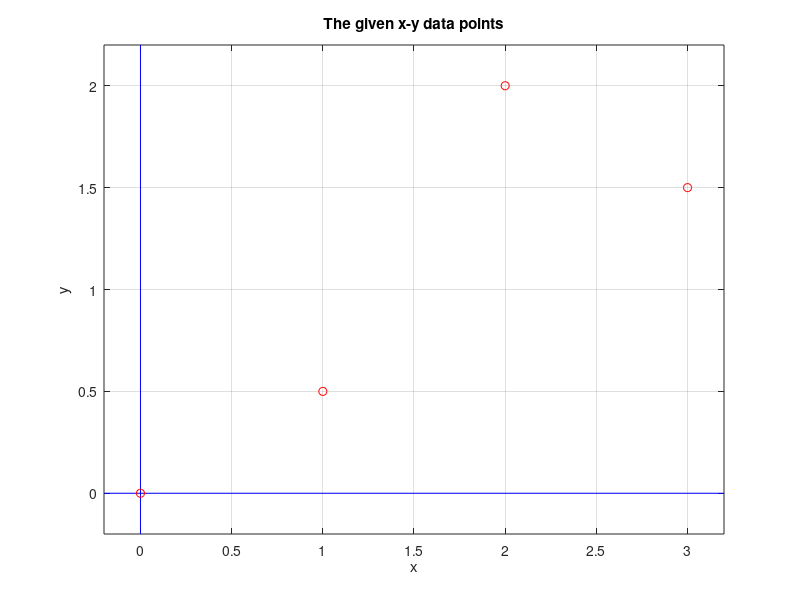

The MATLAB source for this figure: (Note: this script raises an error after producing the figure.)
echo on; clc;
%---------------------------------------------------------------------------
%A5_4   MATLAB script file for implementing Algorithm 5.4
%
% NUMERICAL METHODS: MATLAB Programs, (c) John H. Mathews 1995
% To accompany the text:
% NUMERICAL METHODS for Mathematics, Science and Engineering, 2nd Ed, 1992
% Prentice Hall, Englewood Cliffs, New Jersey, 07632, U.S.A.
% Prentice Hall, Inc.; USA, Canada, Mexico ISBN 0-13-624990-6
% Prentice Hall, International Editions:   ISBN 0-13-625047-5
% This free software is compliments of the author.
% E-mail address:      in%"mathews@fullerton.edu"
%
% Algorithm 5.4 (Cubic Splines).
% Section	5.3, Interpolation by Spline Functions, Page 297
%---------------------------------------------------------------------------

clc; clear all; format short;

% - - - - - - - - - - - - - - - - - - - - - - - - - - - - - - - - 
%
% This program finds the cubic spline interpolant.
%
% Given a set of data points
%
%      { (x , y ), (x , y ) ,..., (x , y ) }.
%          1   1     2   2          n   n
%
% The abscissas and ordinates are stored in X and Y, respectively.
%
% X = [x , x  ,..., x ];  Y = [y , y  ,..., y ];
%       1   2        n          1   2        n
%
% Remark. csfit.m  and cs.m  are used for Algorithm 5.4

pause % Press any key to continue.

clc;

% - - - - - - - - - - - - - - - - - - - - - - - - - - - - -
%
% Example 5.7-5.11, pages 292-295  Find the cubic spline(s).
%
% Enter the abscissas for the points in  X.
%
% Enter the ordinates for the points in  Y.

X = [0   1    2    3 ];
Y = [0  0.5  2.0  1.5];

pause % Press any key to graph data points.

clc; figure(1); clf;

%~~~~~~~~~~~~~~~~~~~~~~~
% Begin graphics section
%~~~~~~~~~~~~~~~~~~~~~~~
a = min(X)-0.2; 
b = max(X)+0.2;
c = min(Y)-0.2; 
d = max(Y)+0.2;
whitebg('w');
plot([a b],[0 0],'b',[0 0],[c d],'b');
axis([a b c d]);
axis(axis);
hold on;
plot(X,Y,'or');
xlabel('x');
ylabel('y');
title('The given x-y data points');
grid;
hold off;
figure(gcf); pause % Press any key to continue.

points = [X;Y];

clc; format short;
%............................................
% Begin section to print the results.
% Diary commands are included which write all
% the results to the Matlab textfile   output
%............................................
clc,disp('The given x-y points:'),...
disp('      x         y'),disp(points')

pause % Press any key for the menu of spline curves.

clc; 
Mx1='     Available curves are:';
Mx2='(1)  Clamped Spline';
Mx3='(2)  Natural Spline';
Mx4='(3)  Extrapolated Spline (Cubic runout spline)';
Mx5='(4)  Parabolically Terminated Spline';
Mx6='(5)  Endpoint Curvature Adjusted Spline';
clc,disp(''),disp(Mx1),disp(''),disp(Mx2),disp(''),disp(Mx3),,...
disp(''),disp(Mx4),disp(''),disp(Mx5),disp(''),disp(Mx6),...
ct = input('Enter the spline type <1-5> ');...
if length(ct)==0, ct=2; end;...
disp('');...
S = csfit(X,Y,ct);

pause % Press any key to fit the spline curve.

clc;

% ~ ~ ~ ~ ~ ~ ~ ~ ~ ~ ~ ~
% Prepare graphics arrays
% ~ ~ ~ ~ ~ ~ ~ ~ ~ ~ ~ ~
hs = (max(X)-min(X))/200;
Xs = min(X):hs:max(X);
Ys = cs(S,X,Xs);

clc; figure(2); clf;

%~~~~~~~~~~~~~~~~~~~~~~~
% Begin graphics section
%~~~~~~~~~~~~~~~~~~~~~~~
whitebg('w');
plot([a b],[0 0],'b',[0 0],[c d],'b');
axis([a b c d]);
axis(axis);
hold on;
plot(X,Y,'or',Xs,Ys,'-g');
xlabel('x');
ylabel('y');
title('The cubic spline: y = S(x)');
grid;
hold off;
figure(gcf); pause % Press any key to continue.

clc;
%............................................
% Begin section to print the results.
% Diary commands are included which write all
% the results to the Matlab textfile   output
%............................................
Mx1 ='The given x-y points:';
Mx2 = '      x         y';
if ct==1,Mx='clamped spline';end
if ct==2,Mx='natural spline';end
if ct==3,Mx='extrapolated spline (cubic runout spline)';end
if ct==4,Mx='parabolically terminated spline';end
if ct==5,Mx='endpoint curvature adjusted spline';end
Mx3 = ['The ',Mx,' was determined.'];
Mx4 = 'The spline coefficients are:'; 
clc,echo off,diary output,...
disp(Mx1),disp(Mx2),disp([X;Y]'),...
disp(Mx3),disp(Mx4),disp(''),...
[n1 n2] = size(S);...
for k = 1:n1,
  Mx5 = ['S',num2str(k),'(x):'];
  disp(Mx5);disp(S(k,4:-1:1));
end,diary off,echo on

pause % Press any key to continue.

% .. .. .. .. .. 
% Prepare results
% .. .. .. .. .. 
points = [X;Y;CS(S,X,X);Y-CS(S,X,X)]';

clc;
%............................................
% Begin section to print the results.
% Diary commands are included which write all
% the results to the Matlab textfile   output
%............................................
Mx5 = '    x(k)      y(k)      S(x(k))   error';
clc,echo off,diary output,...
disp(''),disp(Mx5),disp(points),diary off,echo on
